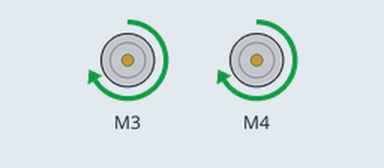
The sketch below on a simulated Arduino Uno, built with avr-gcc and run on an emulated ATmega328P. Parts: 2 × DC motor (green arrow = forward, orange = backward, longer = faster).

Above: at 0.1 s.
Timing chart, 0 to 1.6 s (numbered marks = the images above):
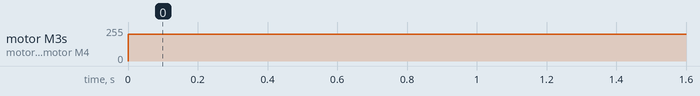

The sketch:

OnlyGO.ino
```cpp
#include <AFMotor.h>

AF_DCMotor motor1(3); //Left motor (뒤에서 봤을때 기준입니다.) 실드에서 M3에 연결.
AF_DCMotor motor2(4); //Right motor (뒤에서 봤을때 기준입니다.) 실드에서 M4에 연결.
void setup() {
  // put your setup code here, to run once:

}

void loop() {
 motor1.setSpeed(200);
  motor1.run(FORWARD);
  motor2.setSpeed(200);
  motor2.run(FORWARD);
}
```

Measured:
- by itself, motor M3, motor M4: stopped → forward 200/255 at 0.00 s
